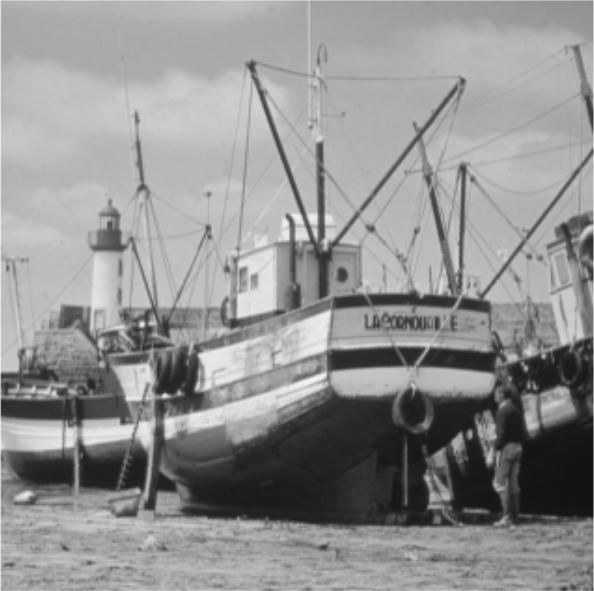
#> input picture testes/exemplo-imagem.png, 594 x 591 px
$ python -i filtros.py   (imports and definitions only)   (older library calls are emulated)
#> lines starting #> are read from the running program, lines starting #| are printed output that depends on the picture
#> further down, picture is the input picture: shape (591, 594, 3); min 17, max 243, mean 145.4
import cv2
import numpy as np

# -------------------- Filtros Passa-Baixa --------------------

def filtro_media(imagem, tamanho=3):
    return cv2.blur(imagem, (tamanho, tamanho))

def filtro_mediana(imagem, tamanho=3):
    return cv2.medianBlur(imagem, tamanho)

def filtro_gaussiano(imagem, tamanho=3):
    return cv2.GaussianBlur(imagem, (tamanho, tamanho), 0)

def filtro_maximo(imagem, tamanho=3):
    return cv2.dilate(imagem, np.ones((tamanho, tamanho), np.uint8))

def filtro_minimo(imagem, tamanho=3):
    return cv2.erode(imagem, np.ones((tamanho, tamanho), np.uint8))

# -------------------- Filtros Passa-Alta --------------------

def filtro_laplaciano(imagem):
    return cv2.Laplacian(imagem, cv2.CV_64F).astype(np.uint8)

def filtro_roberts(imagem):
    kernelx = np.array([[1, 0], [0, -1]], dtype=np.float32)
    kernely = np.array([[0, 1], [-1, 0]], dtype=np.float32)
    grad_x = cv2.filter2D(imagem, -1, kernelx)
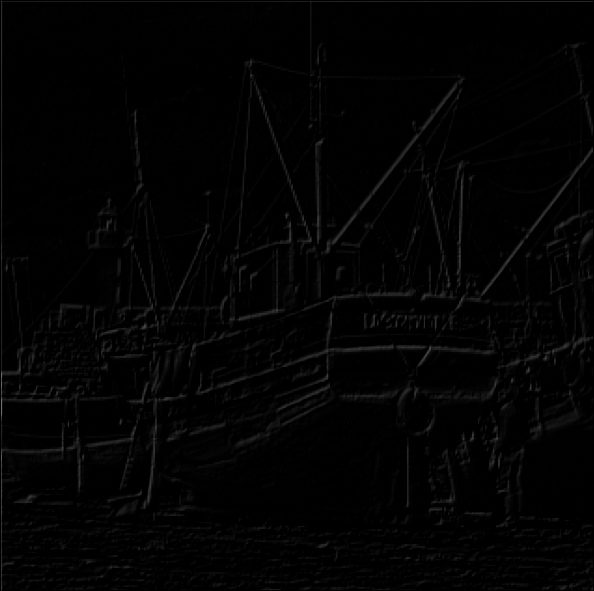
#> grad_x: shape (591, 594, 3); min 0, max 115, mean 2.9
    grad_y = cv2.filter2D(imagem, -1, kernely)
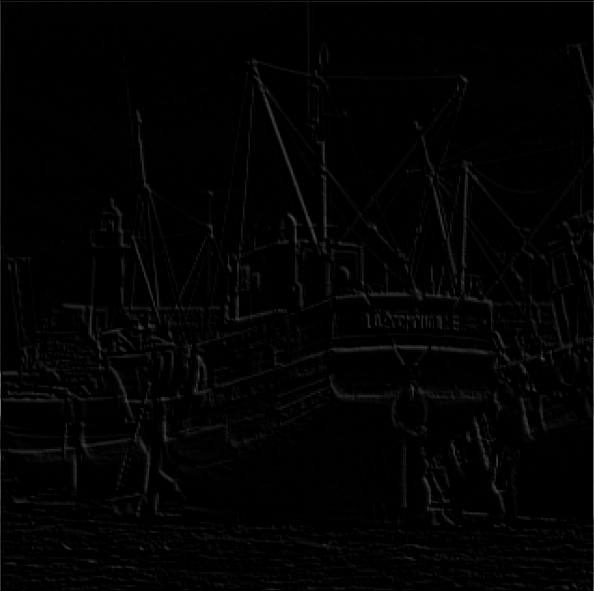
#> grad_y: shape (591, 594, 3); min 0, max 115, mean 2.8
    return cv2.addWeighted(grad_x, 0.5, grad_y, 0.5, 0)

def filtro_prewitt(imagem):
    kernelx = np.array([[1, 0, -1], [1, 0, -1], [1, 0, -1]], dtype=np.float32)
    kernely = np.array([[1, 1, 1], [0, 0, 0], [-1, -1, -1]], dtype=np.float32)
    grad_x = cv2.filter2D(imagem, -1, kernelx)
    grad_y = cv2.filter2D(imagem, -1, kernely)
    return cv2.addWeighted(grad_x, 0.5, grad_y, 0.5, 0)

def filtro_sobel(imagem):
    grad_x = cv2.Sobel(imagem, cv2.CV_64F, 1, 0, ksize=3)
    grad_y = cv2.Sobel(imagem, cv2.CV_64F, 0, 1, ksize=3)
    grad = cv2.magnitude(grad_x, grad_y)
    return np.clip(grad, 0, 255).astype(np.uint8)

>>> import cv2
>>> picture = cv2.imread('../testes/exemplo-imagem.png')
>>> result = filtro_roberts(picture)
